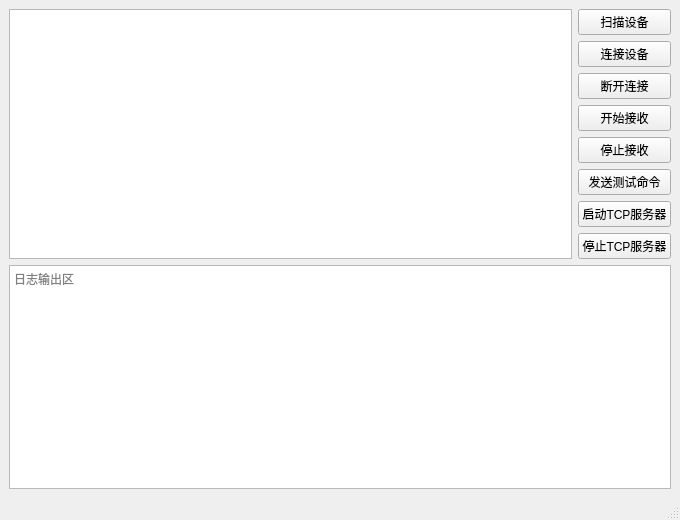
<?xml version="1.0" encoding="UTF-8"?>
<ui version="4.0">
	<class>MainWindow</class>
	<widget class="QMainWindow" name="MainWindow">
		<property name="geometry">
			<rect>
				<x>0</x>
				<y>0</y>
				<width>680</width>
				<height>520</height>
			</rect>
		</property>
		<property name="windowTitle">
			<string>SelfAmplifier 蓝牙连接</string>
		</property>
		<widget class="QWidget" name="centralwidget">
			<layout class="QVBoxLayout" name="verticalLayout_main">
				<item>
					<layout class="QHBoxLayout" name="horizontalLayout_top">
						<item>
							<widget class="QListWidget" name="listDevices">
								<property name="minimumSize">
									<size>
										<width>250</width>
										<height>0</height>
									</size>
								</property>
							</widget>
						</item>
						<item>
							<layout class="QVBoxLayout" name="verticalLayout_controls">
								<item>
									<widget class="QPushButton" name="btnScan">
										<property name="text">
											<string>扫描设备</string>
										</property>
									</widget>
								</item>
								<item>
									<widget class="QPushButton" name="btnConnect">
										<property name="text">
											<string>连接设备</string>
										</property>
									</widget>
								</item>
								<item>
									<widget class="QPushButton" name="btnDisconnect">
										<property name="text">
											<string>断开连接</string>
										</property>
									</widget>
								</item>
								<item>
									<widget class="QPushButton" name="btnStartRecv">
										<property name="text">
											<string>开始接收</string>
										</property>
									</widget>
								</item>
								<item>
									<widget class="QPushButton" name="btnStopRecv">
										<property name="text">
											<string>停止接收</string>
										</property>
									</widget>
								</item>
								<item>
									<widget class="QPushButton" name="btnSendTestCmd">
										<property name="text">
											<string>发送测试命令</string>
										</property>
									</widget>
								</item>
								<item>
									<widget class="QPushButton" name="btnStartTcpServer">
										<property name="text">
											<string>启动TCP服务器</string>
										</property>
									</widget>
								</item>
								<item>
									<widget class="QPushButton" name="btnStopTcpServer">
										<property name="text">
											<string>停止TCP服务器</string>
										</property>
									</widget>
								</item>
							</layout>
						</item>
					</layout>
				</item>
				<item>
					<widget class="QTextEdit" name="textLog">
						<property name="readOnly">
							<bool>true</bool>
						</property>
						<property name="placeholderText">
							<string>日志输出区</string>
						</property>
					</widget>
				</item>
			</layout>
		</widget>
		<widget class="QStatusBar" name="statusbar"/>
	</widget>
	<resources/>
	<connections/>
</ui>
